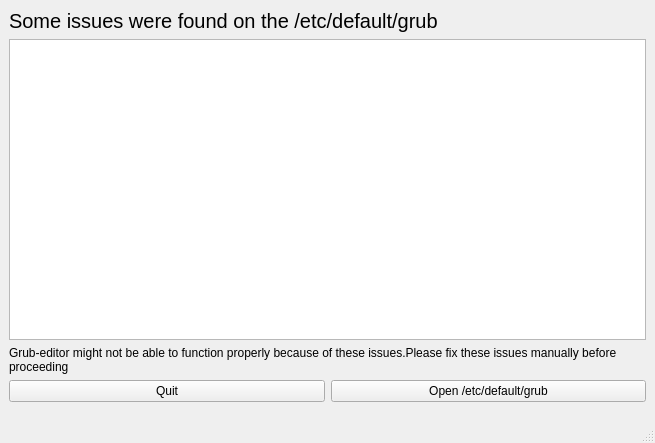
<?xml version="1.0" encoding="UTF-8"?>
<ui version="4.0">
 <class>MainWindow</class>
 <widget class="QMainWindow" name="MainWindow">
  <property name="geometry">
   <rect>
    <x>0</x>
    <y>0</y>
    <width>655</width>
    <height>443</height>
   </rect>
  </property>
  <property name="windowTitle">
   <string>Issues</string>
  </property>
  <widget class="QWidget" name="centralwidget">
   <layout class="QGridLayout" name="gridLayout">
    <item row="0" column="0">
     <layout class="QVBoxLayout" name="verticalLayout">
      <item>
       <widget class="QLabel" name="label">
        <property name="font">
         <font>
          <pointsize>15</pointsize>
         </font>
        </property>
        <property name="text">
         <string>Some issues were found on the /etc/default/grub</string>
        </property>
       </widget>
      </item>
      <item>
       <widget class="QListWidget" name="listWidget"/>
      </item>
      <item>
       <widget class="QLabel" name="label_2">
        <property name="text">
         <string>Grub-editor might not be able to function properly because of these issues.Please fix these issues manually before proceeding</string>
        </property>
        <property name="wordWrap">
         <bool>true</bool>
        </property>
       </widget>
      </item>
      <item>
       <layout class="QHBoxLayout" name="horizontalLayout">
        <property name="bottomMargin">
         <number>10</number>
        </property>
        <item>
         <widget class="QPushButton" name="btn_quit">
          <property name="text">
           <string>Quit</string>
          </property>
         </widget>
        </item>
        <item>
         <widget class="QPushButton" name="btn_open_file">
          <property name="text">
           <string>Open /etc/default/grub</string>
          </property>
         </widget>
        </item>
       </layout>
      </item>
     </layout>
    </item>
   </layout>
  </widget>
  <widget class="QMenuBar" name="menubar">
   <property name="geometry">
    <rect>
     <x>0</x>
     <y>0</y>
     <width>655</width>
     <height>32</height>
    </rect>
   </property>
  </widget>
  <widget class="QStatusBar" name="statusbar"/>
 </widget>
 <resources/>
 <connections/>
</ui>
